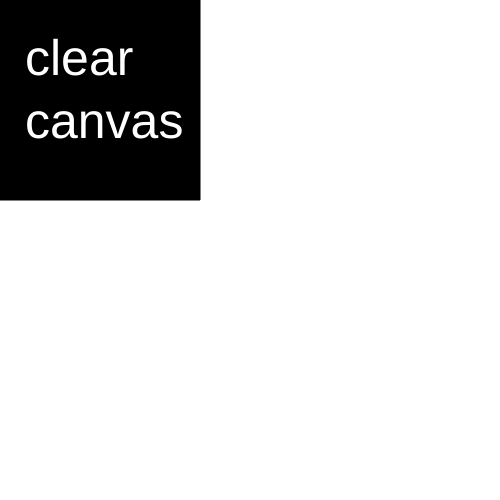
Frame 1 (no input)
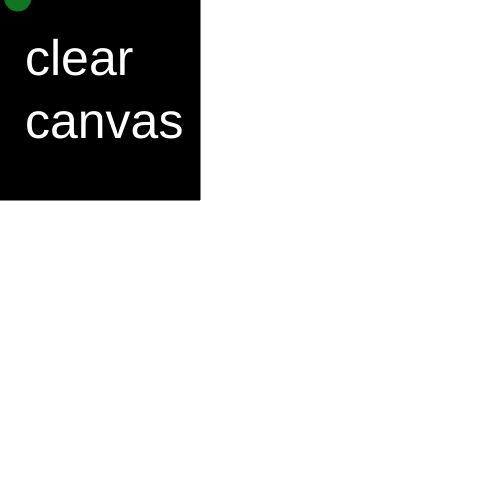
Frame 60 (no input)
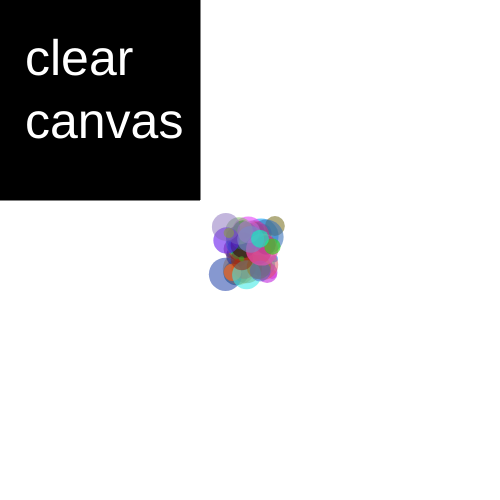
Frame 120 (the mouse pressed at the canvas centre since frame 60)

The p5.js sketch that drew these frames (run headless with seeded random() and noise() and a simulated clock; from frame 60 on, the mouse is pressed at the canvas centre):

// p5.js sketch
// ── sketch.js
let i = 0;

function setup() {
    createCanvas(500, 500);
    background(255, 255, 255);
}

function draw() {
    fill(0, 0, 0);
    rect(0, 0, 200, 200);

    fill(255, 255, 255)
    textSize(50)
    text('clear \ncanvas', 25, 75)

    let r = random(0, 255);
    let g = random(0, 255);
    let b = random(0, 255);
    let opacity = random(120, 180);
    fill (r, g, b, opacity);
    noStroke();

    let size = random(5, 35);
    let offSetX = random(-25, 25);
    let offSetY = random(-25, 25);

    let offSetX2 = random(-25, 25);
    let offSetY2 = random(-25, 25);

    let offSetX3 = random(-25, 25);
    let offSetY3 = random(-25, 25);
    
    i++
    if (i <= 360) {
        ellipse(mouseX + offSetX, mouseY + offSetY, size, size);
    }
    else if (i >= 360  && i <= 720) {
        square(mouseX + offSetX, mouseY + offSetY, size);
    }
    else if (i >= 720 && i <= 1080) {
        triangle(mouseX + offSetX, mouseY + offSetY, mouseX + offSetX2, mouseY + offSetY2, mouseX + offSetX3, mouseY + offSetY3);
    }
    else {
        i = 0;
    }
}

function mouseClicked() {
    if (mouseX >= 0 && mouseX <= 200 && mouseY >= 0 && mouseY <= 200) {
        background(255, 255, 255);    
    }
}
